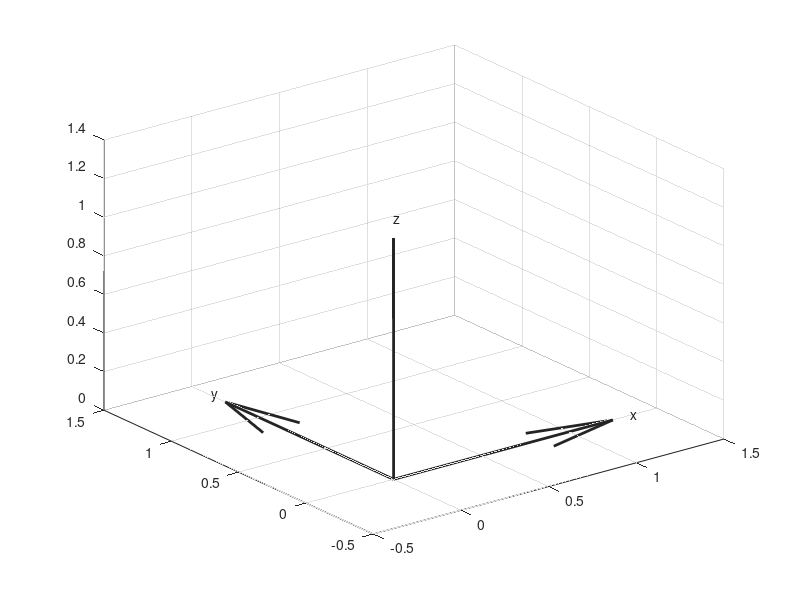

Source code (MATLAB):
function fcnplotaxes3(r)
%r = range of axes
if nargin==0; r = 1.25;  end

rt = r*1.08; %text range
x=[0 0 0];  y=[0 0 0];  z=[0 0 0];
u=[1 0 0];  v=[0 1 0];  w=[0 0 1];
c = [.7 .7 .7]*.2;
quiver3(x,y,z,u,v,w,r,'linewidth',2,'color',c);
text(rt,0,0,'x','color',c);  text(0,rt,0,'y','color',c);  text(0,0,rt,'z','color',c)
